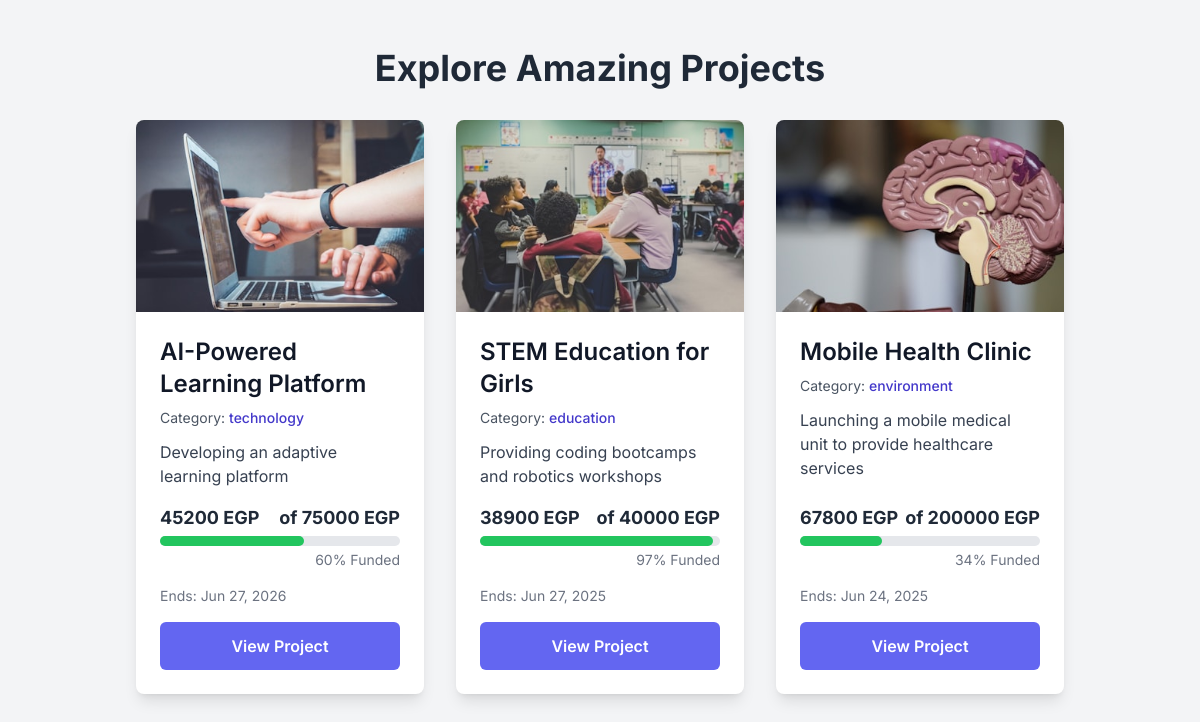
The page / on the database its author committed.
### projects/models.py (models this page shows, shortened)
class Project(models.Model):
    STATUS_CHOICES = (
        ('active', 'Active'),
        ('completed', 'Completed'),
        ('canceled', 'Canceled'),
        ('expired', 'Expired'),
    )
    title = models.CharField(max_length=200)
    details = models.TextField()
    total_target = models.PositiveIntegerField(help_text="Target amount in EGP")
    owner = models.ForeignKey(User, on_delete=models.CASCADE, related_name='projects')
    category = models.ForeignKey(Category, on_delete=models.SET_NULL, null=True, blank=True)
    tags = models.ManyToManyField(Tag, blank=True)
    start_time = models.DateTimeField(default=timezone.now)
    end_time = models.DateTimeField()
    created_at = models.DateTimeField(auto_now_add=True)
    updated_at = models.DateTimeField(auto_now=True)
    status = models.CharField(max_length=10, choices=STATUS_CHOICES, default='active')
    is_featured = models.BooleanField(default=False) # Added as per API views usage
    @property
    def total_donations_collected(self): # Renamed for clarity and to avoid conflict if 'total_donations' annotation is used
        result = self.donations.aggregate(total=Sum('amount'))
        return result['total'] if result['total'] is not None else 0
    @property
    def percent_funded(self):
        if self.total_target > 0:
            return min(100, (self.total_donations_collected / self.total_target) * 100)
        return 0

class ProjectPicture(models.Model):
    project = models.ForeignKey(Project, related_name='pictures', on_delete=models.SET_NULL,null=True)
    image = models.ImageField(upload_to='projects/')
    uploaded_at = models.DateTimeField(auto_now_add=True)

class Category(models.Model):
    name = models.CharField(max_length=100)
    description = models.TextField(blank=True)
    class Meta:
        verbose_name_plural = "Categories"

### projects/views.py (the view)
# urls.py: path('', views.ProjectListView.as_view(), name='list'),
class ProjectListView(ListView):
    model = Project
    template_name = 'projects/project_list.html'
    context_object_name = 'projects'
    paginate_by = 10
    queryset = Project.objects.all().order_by('-created_at')

### projects/templates/projects/project_list.html (shortened to what this page needs)
{% load static %}
<!DOCTYPE html>
<html lang="en">
<head>
    <script src="https://cdn.tailwindcss.com"></script>
</head>
<body>
    <div class="container mx-auto p-4 md:p-8 lg:p-12">
        <h1 class="text-3xl md:text-4xl font-bold text-gray-800 mb-8 text-center">Explore Amazing Projects</h1>
        {% block content %}
        {% if projects %}
            <div class="grid grid-cols-1 md:grid-cols-2 lg:grid-cols-3 gap-8">
                {% for project in projects %}
                    <div class="bg-white rounded-lg shadow-lg overflow-hidden flex flex-col transition transform hover:scale-105 duration-300 ease-in-out">
                        {% if project.pictures.first %}
                            <img src="{{ project.pictures.first.image.url }}" alt="{{ project.title }}" class="w-full h-48 object-cover">
                        {% else %}
                            <img src="https://placehold.co/600x400/CCCCCC/000000?text=No+Image" alt="No Image Available" class="w-full h-48 object-cover">
                        {% endif %}
                        <div class="p-6 flex-grow flex flex-col">
                            <h2 class="text-2xl font-semibold text-gray-900 mb-2">{{ project.title }}</h2>
                            <p class="text-gray-600 text-sm mb-3">Category: <span class="font-medium text-indigo-700">{{ project.category.name }}</span></p>
                            <p class="text-gray-700 mb-4 flex-grow">{{ project.details|truncatechars:100 }}</p>
                            <div class="mb-4">
                                <div class="flex justify-between text-gray-800 text-lg font-bold mb-1">
                                    <span>{{ project.total_donations_collected|floatformat:0 }} EGP</span>
                                    <span>of {{ project.total_target|floatformat:0 }} EGP</span>
                                </div>
                                <div class="w-full bg-gray-200 rounded-full h-2.5">
                                    {% if project.total_target > 0 %}
                                        <div class="bg-green-500 h-2.5 rounded-full" style="width: {{ project.percent_funded|floatformat:0 }}%;"></div>
                                    {% else %}
                                        <div class="bg-gray-400 h-2.5 rounded-full" style="width: 0%;"></div>
                                    {% endif %}
                                </div>
                                {% if project.total_target > 0 %}
                                    <p class="text-sm text-gray-500 mt-1 text-right">{{ project.percent_funded|floatformat:0 }}% Funded</p>
                                {% endif %}
                            </div>
                            <div class="flex justify-between items-center text-sm text-gray-500 mt-auto">
                                <span>Ends: {{ project.end_time|date:"M d, Y" }}</span>
                            </div>
                            <a href="{% url 'projects:detail' project.pk %}" class="mt-4 bg-indigo-500 text-white px-6 py-3 rounded-md text-center font-semibold hover:bg-indigo-600 transition duration-300">View Project</a>
                        </div>
                    </div>
                {% endfor %}
            </div>
        {% endif %}
        {% endblock %}
    </div>
</body>
</html>

### projects/templates/projects/project_list.html (style rules this page uses)
body { font-family: 'Inter', sans-serif; background-color: #f3f4f6; color: #333; }

### rows shown on the page
Project: pictures.first.image (picture), title "AI-Powered Learning Platform", category.name "technology", details "Developing an adaptive learning platform", total_donations_collected "45200", total_target "75000", percent_funded "60", end_time "Jun 27, 2026"
Project: pictures.first.image (picture), title "STEM Education for Girls", category.name "education", details "Providing coding bootcamps and robotics workshops", total_donations_collected "38900", total_target "40000", percent_funded "97", end_time "Jun 27, 2025"
Project: pictures.first.image (picture), title "Mobile Health Clinic", category.name "environment", details "Launching a mobile medical unit to provide healthcare services", total_donations_collected "67800", total_target "200000", percent_funded "34", end_time "Jun 24, 2025"
